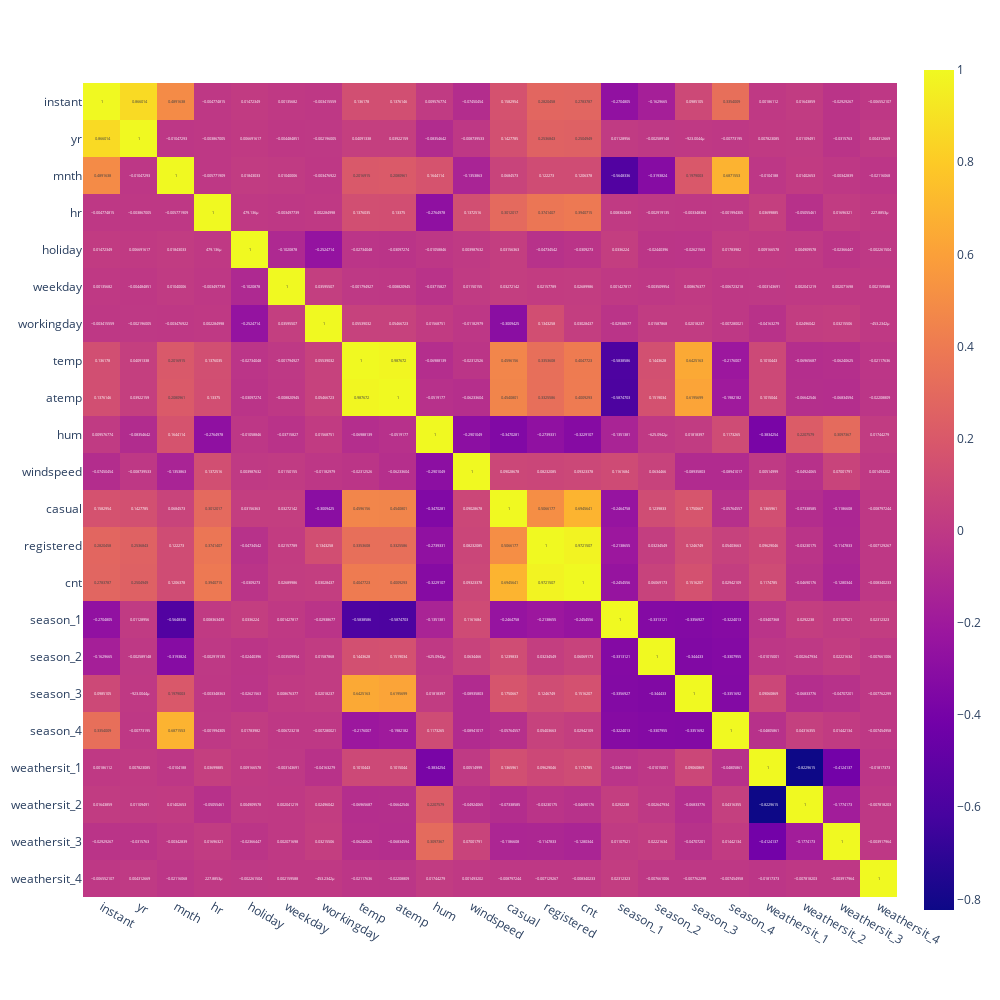

Source (notebook cell):
### Markdown cell above
Checking correlation between variables after adding/removing some features.

### Code cell
fig = px.imshow(df.corr(), text_auto=True)
fig.update_layout(
    autosize=True,
    width=1000,
    height=1000,)
fig.show()

### Figure 1 — Plotly figure (JSON) as saved in the notebook; plotly's stock layout.template omitted (floating-point values rounded to 4 significant figures; data arrays with more than 128 entries replaced by an {"elided": "..."} marker saying what was removed)
{"data": [{"coloraxis": "coloraxis", "hovertemplate": "x: %{x}<br>y: %{y}<br>color: %{z}<extra></extra>", "name": "0", "texttemplate": "%{z}", "type": "heatmap", "x": ["instant", "yr", "mnth", "hr", "holiday", "weekday", "workingday", "temp", "atemp", "hum", "windspeed", "casual", "registered", "cnt", "season_1", "season_2", "season_3", "season_4", "weathersit_1", "weathersit_2", "weathersit_3", "weathersit_4"], "xaxis": "x", "y": ["instant", "yr", "mnth", "hr", "holiday", "weekday", "workingday", "temp", "atemp", "hum", "windspeed", "casual", "registered", "cnt", "season_1", "season_2", "season_3", "season_4", "weathersit_1", "weathersit_2", "weathersit_3", "weathersit_4"], "yaxis": "y", "z": {"elided": "22x22 float values"}}], "layout": {"autosize": true, "coloraxis": {"colorscale": [[0, "#0d0887"], [0.1111, "#46039f"], [0.2222, "#7201a8"], [0.3333, "#9c179e"], [0.4444, "#bd3786"], [0.5556, "#d8576b"], [0.6667, "#ed7953"], [0.7778, "#fb9f3a"], [0.8889, "#fdca26"], [1, "#f0f921"]]}, "height": 1000, "margin": {"t": 60}, "width": 1000, "xaxis": {"anchor": "y", "constrain": "domain", "domain": [0, 1], "scaleanchor": "y"}, "yaxis": {"anchor": "x", "autorange": "reversed", "constrain": "domain", "domain": [0, 1]}}}
